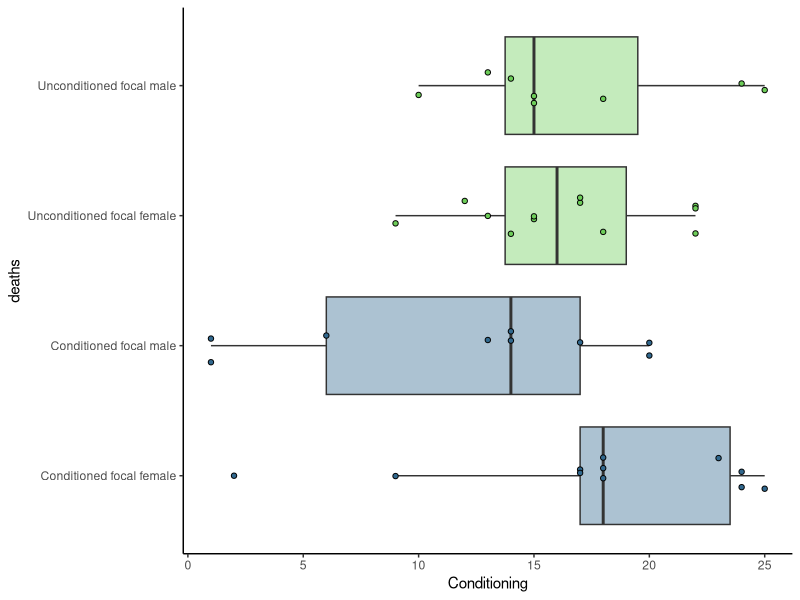

Write R code to recreate this figure.
## Packages
library(tidyverse)
library(ggplot2)
library(readxl)
library(viridisLite)
library(survminer)
library(survival)


## Reading the data in
lifespan_adultstraits <- read_excel("data/fitness_development/adulttraits_lifespan.xlsx")
lifespan_adultstraits <- as.data.frame(lifespan_adultstraits)



## Choosing colours from viridis to use: 
viridis_colors <- viridis(10)



## adding a sex section 
lifespan_adultstraits$Conditioning <- ifelse(grepl("Conditioned", lifespan_adultstraits$treatment), "Conditioned", "Unconditioned")
lifespan_adultstraits$Sex <- ifelse(grepl("female", lifespan_adultstraits$treatment), "Focal female", "Focal male")




# Plot
# Updated plot
lifespan_adultstraits_plot <- ggplot(lifespan_adultstraits, 
                                            aes(x = days_alive, y = treatment, fill = treatment)) +
  geom_boxplot(outlier.shape = NA, alpha = .4, position = position_dodge(width = 0.9)) +
  geom_point(aes(fill = treatment),
             size = 1.5, shape = 21,
             position = position_jitterdodge(jitter.width = 0.3, dodge.width = 0.9)) +
  scale_fill_manual(values = viridis_colors[c(4, 4, 8, 8)], 
                    labels = c("Conditioned female", "Conditioned male", 
                               "Unconditioned female", "Unconditioned male")) +
  theme_classic() +
  theme(legend.position = "none") +
  labs(x = "Conditioning", 
       y = "deaths",
       fill = "Treatment") 
